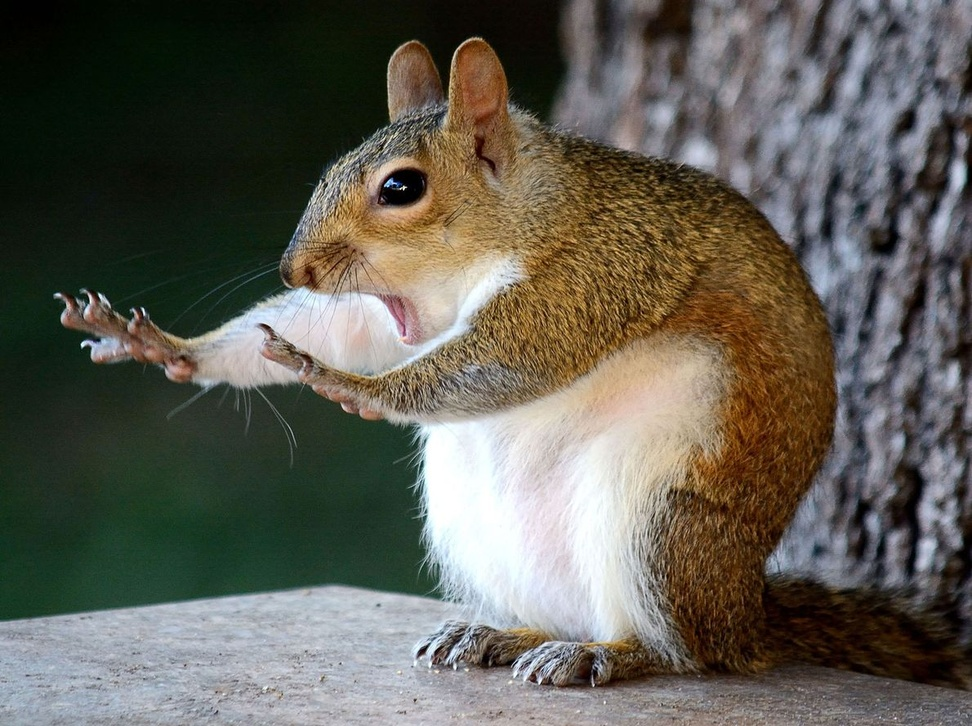
#> input picture Implementation Basic Image Processing/Rotate Image 90 Degrees/squirel.jpg, 972 x 726 px, shrunk from 1190 x 888 before the run
$ python Rotate90Defrees.py
#> lines starting #> are read from the running program, lines starting #| are printed output that depends on the picture
from PIL import Image

def girar_imagem_90_graus(image):
#> called with image = 'squirel.jpg'
    imagem = Image.open(image)
#> imagem is the input picture: PIL image 972x726 RGB; mean R, G, B 96.7, 94.3, 85

    imagem_girada = imagem.rotate(90, expand=True)
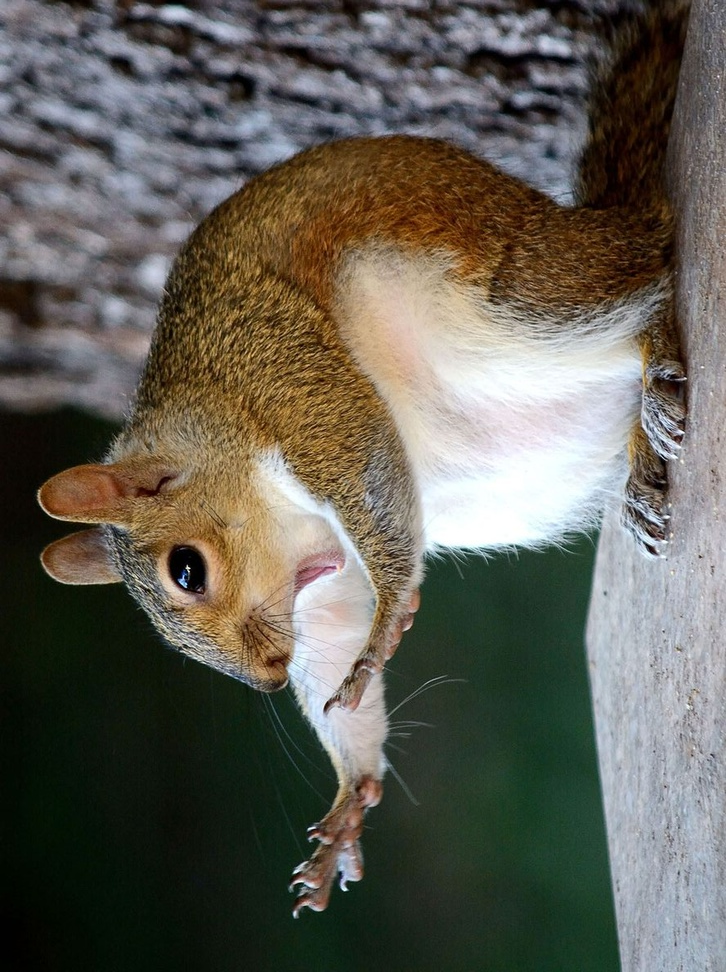
#> imagem_girada: PIL image 726x972 RGB; mean R, G, B 96.7, 94.3, 85

    caminho_imagem_girada = image.replace('.jpg', '_rotate.jpg')

    imagem_girada.save(caminho_imagem_girada)

    return caminho_imagem_girada

image = 'squirel.jpg'
newImage = girar_imagem_90_graus(image)

$ run again, with Implementation Basic Image Processing/Rotate Image 90 Degrees/squirel_rotate.jpg copied over Implementation Basic Image Processing/Rotate Image 90 Degrees/squirel.jpg
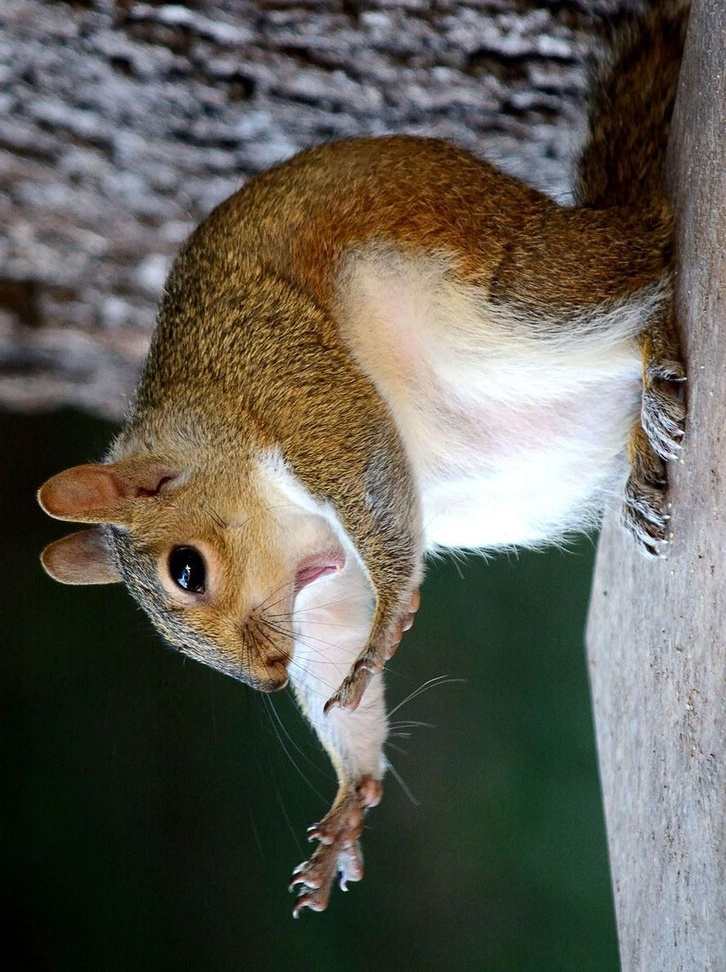
#> input picture Implementation Basic Image Processing/Rotate Image 90 Degrees/squirel_rotate.jpg, 726 x 972 px, shrunk from 888 x 1190 before the run
#> in girar_imagem_90_graus, imagem is the input picture: PIL image 726x972 RGB; mean R, G, B 96.7, 94.2, 85.1
#> in girar_imagem_90_graus, `imagem_girada = imagem.rotate(90, expand=True)`:
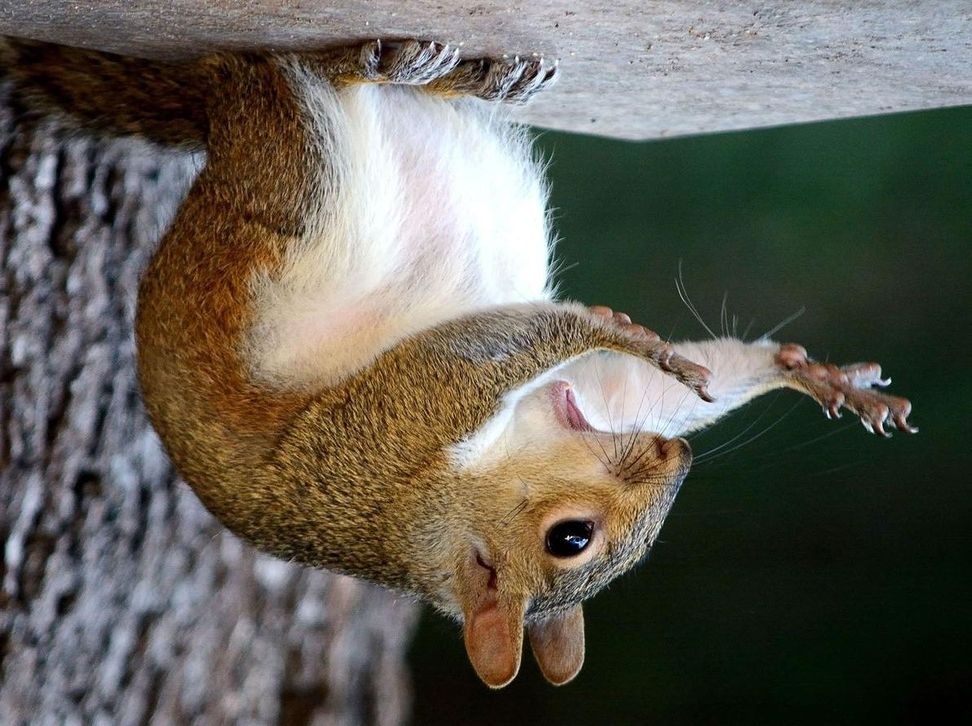
#> imagem_girada: PIL image 972x726 RGB; mean R, G, B 96.7, 94.2, 85.1
